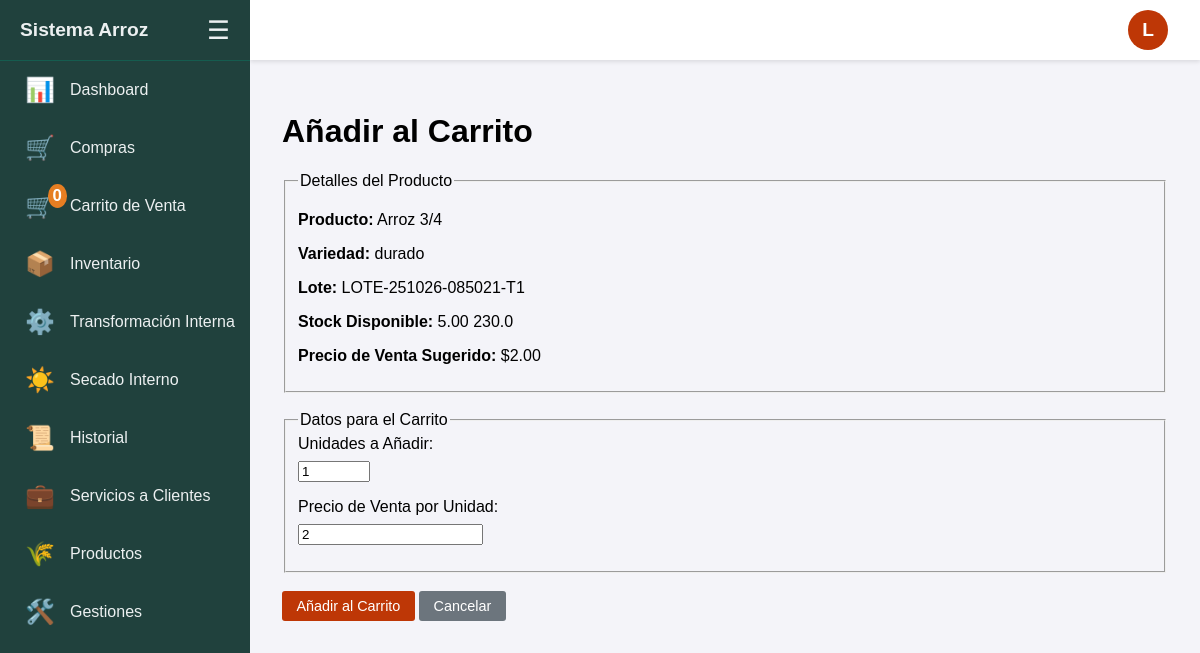
Screenshot of /agregar_al_carrito/2 (signed in) with the database file from the repository.
### tables this page shows
CREATE TABLE productos (
                id INTEGER PRIMARY KEY AUTOINCREMENT,
                nombre TEXT NOT NULL,
                codigo_producto TEXT NOT NULL UNIQUE,
                requiere_variedad INTEGER NOT NULL DEFAULT 1
            );

CREATE TABLE inventario (
                id INTEGER PRIMARY KEY AUTOINCREMENT,
                producto_id INTEGER NOT NULL,
                variedad TEXT,
                lote TEXT,
                cantidad REAL NOT NULL,
                unidad TEXT NOT NULL,
                fecha_entrada TEXT NOT NULL,
                fecha_salida TEXT, almacen_id INTEGER REFERENCES almacenes(id), estado TEXT NOT NULL DEFAULT 'seco', cantidad_kg REAL NOT NULL DEFAULT 0, ingenio_id INTEGER REFERENCES ingenios(id), precio_venta_unitario REAL,
                FOREIGN KEY (producto_id) REFERENCES productos(id)
            );

### blueprints/transactions.py (the view, shortened to what this page needs)
@transactions_bp.route('/agregar_al_carrito/<int:item_id>', methods=['GET', 'POST'])
@login_required
def agregar_al_carrito(item_id):
    item = obtener_item_inventario_por_id(g.user['ingenio_id'], item_id)
    if not item:
        flash('El item de inventario no existe.', 'danger')
        return redirect(url_for('main.inventario'))
    if item[4] <= 0: # item[4] es la cantidad
        flash('Este item no tiene stock disponible.', 'warning')
        return redirect(url_for('main.inventario'))
    return render_template('agregar_al_carrito.html', item=item)

### blueprints/__init__.py (called while the page is built)
def login_required(f):
    @wraps(f)
    def decorated_function(*args, **kwargs):
        if g.user is None:
            return redirect(url_for('auth.login', next=request.url))
        return f(*args, **kwargs)
    return decorated_function

### db.py (called while the page is built)
def obtener_ingenio_por_id_db(ingenio_id: int):
    with sqlite3.connect(DB_NAME) as conn:
        c = conn.cursor()
        return c.execute("SELECT id, nombre, direccion, nit, celular FROM ingenios WHERE id = ?", (ingenio_id,)).fetchone()

### templates/agregar_al_carrito.html (shortened to what this page needs)
{% extends "index.html" %}
{% block content %}
  <h1>Añadir al Carrito</h1>
  {% if item %}
  <form method="post">
    <fieldset>
      <legend>Detalles del Producto</legend>
      <p><strong>Producto:</strong> {{ item[1] }}</p>
      <p><strong>Variedad:</strong> {{ item[2] or 'N/A' }}</p>
      <p><strong>Lote:</strong> {{ item[3] }}</p>
      <p><strong>Stock Disponible:</strong> {{ "%.2f"|format(item[4]) }} {{ item[5] }}</p>
      <p><strong>Precio de Venta Sugerido:</strong> ${{ "%.2f"|format(item[7]) if item[7] is not none else 'No definido' }}</p>
    </fieldset>
    <br>
    <fieldset>
        <legend>Datos para el Carrito</legend>
        <div class="form-group">
          <label for="cantidad">Unidades a Añadir:</label>
          <input type="number" step="0.01" name="cantidad" id="cantidad" required min="0.01" max="{{ item[4] }}" value="1">
        </div>
        <div class="form-group">
          <label for="precio">Precio de Venta por Unidad:</label>
          <input type="number" step="0.01" name="precio" id="precio" required min="0.01" value="{{ item[7] or '0.00' }}">
        </div>
    </fieldset>
    <br>
    <button type="submit">Añadir al Carrito</button>
    <a href="{{ url_for('main.inventario') }}" class="button-secondary">Cancelar</a>
  </form>
  {% endif %}
{% endblock %}

### templates/index.html (style rules this page uses)
:root { --sidebar-width-expanded: 250px; --sidebar-width-collapsed: 80px; --top-bar-height: 60px; --sidebar-bg-color: #20413d; --sidebar-text-color: #ecf0f1; --sidebar-hover-bg: #155c4f; --sidebar-icon-color: #e67e22; }
body { font-family: sans-serif; margin: 0; background-color: #f4f4f9; }
button, input[type=submit] { padding: 0.5em 1em; background-color: #be3706; color: white; border: none; border-radius: 3px; cursor: pointer; font-size: 0.9em; transition: background-color 0.2s; }
.button-secondary { display: inline-block; padding: 0.5em 1em; background-color: #6c757d; color: white; border: none; border-radius: 3px; cursor: pointer; font-size: 0.9em; text-decoration: none; }
.form-group { margin-bottom: 1em; }
.form-group label { display: block; margin-bottom: 0.5em; }

### rows the page displays
productos: nombre "Arroz 3/4"
inventario: variedad "durado", lote "LOTE-251026-085021-T1", cantidad "5.00", cantidad_kg "230.0", producto "2.00", precio "2"

### other values shown
{{ session.get('carrito', {})|length }} "0"
{{ g.user.email[0]|upper }} "L"
